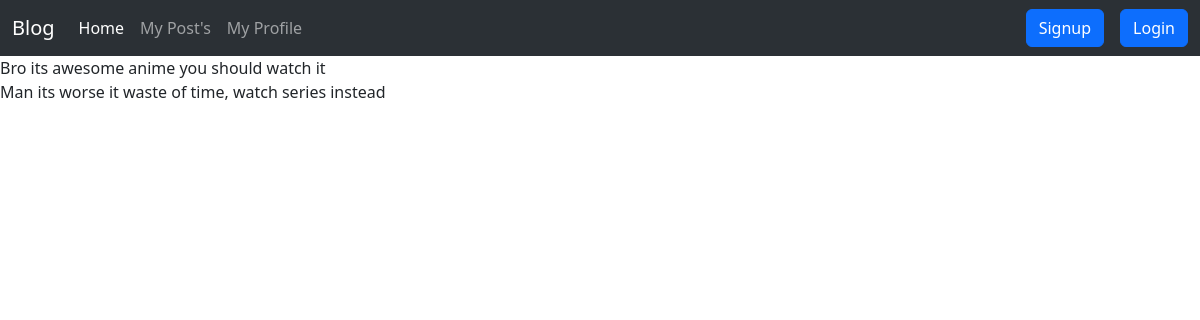
Page /post/comment/1/ on the committed database.
### Post/models.py (models this page shows, shortened)
class commentofpost(models.Model):
    post=models.ForeignKey(Postathomepage,on_delete=models.CASCADE,related_name='comments')
    comment=models.TextField()

### Post/views.py (the view)
# urls.py: path('comment/<int:id>/',commentview,name='comment'),
def commentview(request,id):
    post = Postathomepage.objects.get(id=id)
    commentobj=post.comments.all()
    return render(request,'comment.html',{'commentobj':commentobj})

### Post/templates/comment.html
{% extends 'layout.html' %}
{% block content %}
{% for i  in commentobj %}
{{i.comment}}<br>
{% endfor %}
{% endblock content %}

### rows in the picture
commentofpost: comment "Bro its awesome anime you should watch it"
commentofpost: comment "Man its worse it waste of time, watch series instead"
